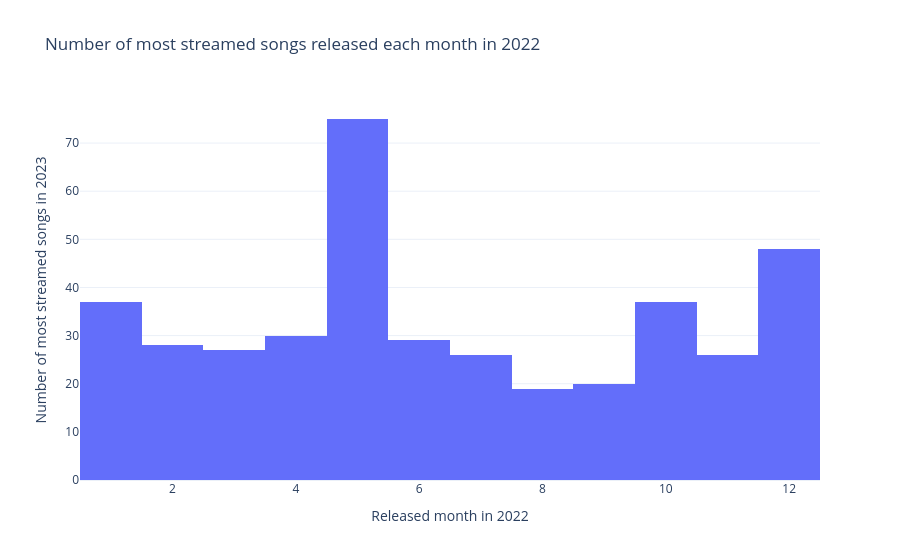

Notebook code for this chart:
### Code cell
released_month_hist(df, 2022)

### Figure 1 — Plotly figure (JSON) as saved in the notebook; plotly's stock layout.template omitted (floating-point values rounded to 4 significant figures; data arrays with more than 128 entries replaced by an {"elided": "..."} marker saying what was removed)
{"data": [{"bingroup": "x", "hovertemplate": "released_month=%{x}<br>count=%{y}<extra></extra>", "legendgroup": "", "marker": {"color": "#636efa", "pattern": {"shape": ""}}, "name": "", "nbinsx": 12, "orientation": "v", "showlegend": false, "type": "histogram", "x": {"elided": "402 int values"}, "xaxis": "x", "yaxis": "y"}], "layout": {"barmode": "relative", "legend": {"tracegroupgap": 0}, "title": {"text": "Number of most streamed songs released each month in 2022"}, "xaxis": {"anchor": "y", "domain": [0, 1], "title": {"text": "Released month in 2022"}}, "yaxis": {"anchor": "x", "domain": [0, 1], "title": {"text": "Number of most streamed songs in 2023"}}}}
